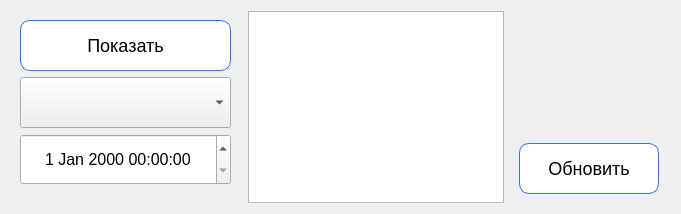
          <widget class="QWidget" name="Upating">
           <attribute name="title">
            <string>Редактрировать</string>
           </attribute>
           <layout class="QHBoxLayout" name="horizontalLayout_4">
            <item>
             <widget class="QWidget" name="default3" native="true">
              <property name="minimumSize">
               <size>
                <width>231</width>
                <height>0</height>
               </size>
              </property>
              <property name="font">
               <font>
                <weight>50</weight>
                <bold>false</bold>
               </font>
              </property>
              <layout class="QVBoxLayout" name="verticalLayout_19">
               <item>
                <widget class="QPushButton" name="demonstr">
                 <property name="minimumSize">
                  <size>
                   <width>211</width>
                   <height>51</height>
                  </size>
                 </property>
                 <property name="maximumSize">
                  <size>
                   <width>211</width>
                   <height>51</height>
                  </size>
                 </property>
                 <property name="font">
                  <font>
                   <pointsize>-1</pointsize>
                  </font>
                 </property>
                 <property name="styleSheet">
                  <string notr="true">QPushButton {
    padding:10px;
    color: #fffff;
    font-size: 18px;
    border-radius: 10px;
    border: 1px solid #3873d9;
    background-color: white; }

QPushButton:hover{
	background-color: rgb(171, 211, 247);
	effect = QtWidgets.QGraphicsDropShadowEffect(QPushButton)
	effect.setOffset(0, 0)
	effect.setBlurRadius(20)
	effect.setColor(QColor(57, 219, 255))
	QPushButton.setGraphicsEffect(effect)
}</string>
                 </property>
                 <property name="text">
                  <string>Показать</string>
                 </property>
                </widget>
               </item>
               <item>
                <widget class="QComboBox" name="choose_2">
                 <property name="minimumSize">
                  <size>
                   <width>211</width>
                   <height>51</height>
                  </size>
                 </property>
                 <property name="maximumSize">
                  <size>
                   <width>211</width>
                   <height>51</height>
                  </size>
                 </property>
                 <property name="font">
                  <font>
                   <pointsize>11</pointsize>
                   <weight>75</weight>
                   <bold>true</bold>
                  </font>
                 </property>
                </widget>
               </item>
               <item>
                <widget class="QDateTimeEdit" name="date_2">
                 <property name="minimumSize">
                  <size>
                   <width>211</width>
                   <height>51</height>
                  </size>
                 </property>
                 <property name="maximumSize">
                  <size>
                   <width>211</width>
                   <height>51</height>
                  </size>
                 </property>
                 <property name="font">
                  <font>
                   <pointsize>12</pointsize>
                   <weight>50</weight>
                   <bold>false</bold>
                  </font>
                 </property>
                 <property name="alignment">
                  <set>Qt::AlignCenter</set>
                 </property>
                </widget>
               </item>
               <item>
                <widget class="QWidget" name="fake8" native="true"/>
               </item>
              </layout>
             </widget>
            </item>
            <item>
             <widget class="QPlainTextEdit" name="write_2"/>
            </item>
            <item>
             <widget class="QWidget" name="default4" native="true">
              <property name="minimumSize">
               <size>
                <width>160</width>
                <height>0</height>
               </size>
              </property>
              <property name="font">
               <font>
                <weight>50</weight>
                <bold>false</bold>
               </font>
              </property>
              <layout class="QVBoxLayout" name="verticalLayout_22">
               <item>
                <widget class="QWidget" name="fake11" native="true"/>
               </item>
               <item>
                <widget class="QPushButton" name="updat">
                 <property name="minimumSize">
                  <size>
                   <width>140</width>
                   <height>51</height>
                  </size>
                 </property>
                 <property name="maximumSize">
                  <size>
                   <width>140</width>
                   <height>51</height>
                  </size>
                 </property>
                 <property name="font">
                  <font>
                   <pointsize>-1</pointsize>
                  </font>
                 </property>
                 <property name="styleSheet">
                  <string notr="true">QPushButton {
    padding:10px;
    color: #fffff;
    font-size: 18px;
    border-radius: 10px;
    border: 1px solid #3873d9;
    background-color: white; }

QPushButton:hover{
	background-color: rgb(171, 211, 247);
	effect = QtWidgets.QGraphicsDropShadowEffect(QPushButton)
	effect.setOffset(0, 0)
	effect.setBlurRadius(20)
	effect.setColor(QColor(57, 219, 255))
	QPushButton.setGraphicsEffect(effect)
}</string>
                 </property>
                 <property name="text">
                  <string>Обновить</string>
                 </property>
                </widget>
               </item>
              </layout>
             </widget>
            </item>
           </layout>
          </widget>
